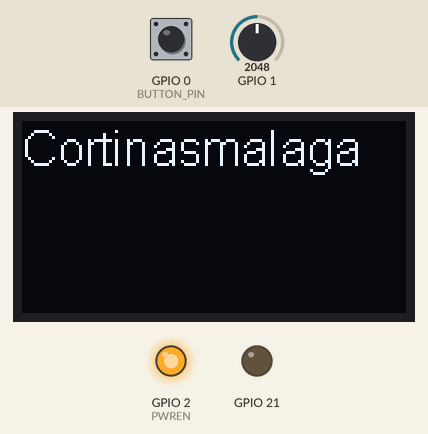
Simulated run of this sketch. Board: ESP32. Shown: 128×64 one-colour display, output pins drawn as LEDs (lit = HIGH). The inputs (shaded band) are chosen by the test bench; at power-on: GPIO 1 = 2048, GPIO 0 (BUTTON_PIN) HIGH (analog values on the 0–4095 scale).

Above: at 0.1 s.
At 4.2 s:
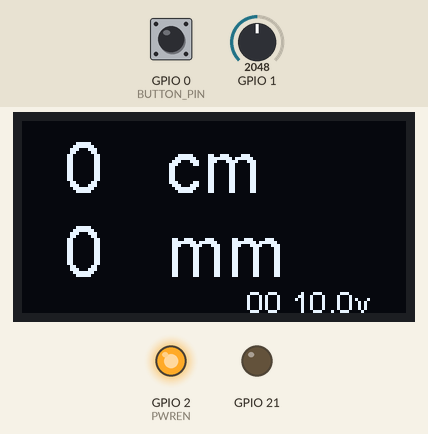
4.3 s: GPIO 1 set to 2866
At 8.1 s:
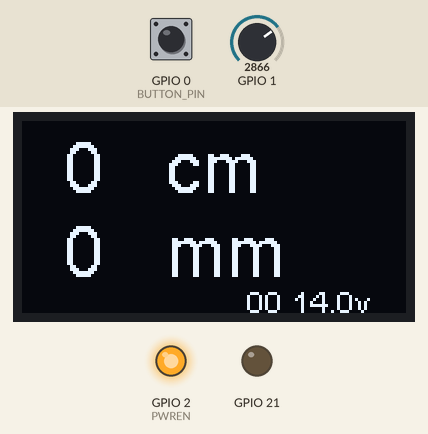
8.4 s: GPIO 1 set to 3040
11.7 s: GPIO 1 set to 2960
Timing chart, 0 to 14.7 s (numbered marks = the images above; inputs shaded):
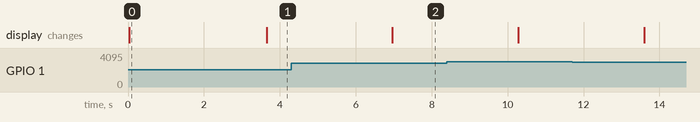

Measured:
- after the input at 4.3 s, the display: changes after 2.7 s (image 2)
- what the display in image 0 shows lasts 3.7 s, from 0.0 s to 3.7 s

The sketch:

CortinasMalagaLaser.ino
```cpp
#include <Wire.h>
#include "Arduino.h"
#include "HT_SSD1306Wire.h"
#include <stdarg.h>

#include <SoftwareSerial.h>

#define MYPORT_RX 4
#define MYPORT_TX 3

/// Using software serial because problems with
// hw serial
SoftwareSerial s;// =  SoftwareSerial(rxPin, txPin);

SSD1306Wire  display(0x3c, 500000, SDA_OLED, SCL_OLED, GEOMETRY_128_64, RST_OLED);

//19200
#define SERIAL_BAUDS_RATE 9600
#define REFRESH_INTERVAL 300
#define MAX_WAIT 3000
#define PWREN 2
#define BATPIN 37
#define SLEEP_TIMEOUT 120000
#define BUTTON_PIN 0
#define LED_PIN 35
#define RELATIVE_VALUE 0
#define VOLTAGE_DIVIDER  4.90 //((100.0 + 390.0)/100.0)

struct state_type {
  int distance_millimeters;
  bool laser_active;
  double voltage;
  bool switch_laser_on_off;
  long init_time;
  long last;
};

// Global var to hold the state
state_type state;


void message_s(int y, const char * format, ...) {
  char buff[1024];
  va_list va;
  va_start(va, format);
  vsprintf(buff, format, va);
  va_end(va);

  display.setFont(ArialMT_Plain_10);
  display.drawString(0, y, buff);
}

void message(int y, const char * msg) {
  display.setFont(ArialMT_Plain_24);
  display.drawString(0, y, msg);
}

int read_measurement() {
  byte read_buffer[13];
  byte m[13];
  int count_wait_aa = 0;
  int num_bytes_read = 0;
  int aa = 0;

  // wait to align with message init
  do {
    if (s.available() > 0) {
      aa = s.read();
      num_bytes_read ++;
    } else {
      delay(1);
    }
    count_wait_aa++;
  } while (aa != 0xAA && count_wait_aa < MAX_WAIT);

  if (aa != 0xAA) {
    return -num_bytes_read;
  }

  int available = 0;
  while (available < 12) {
    available = s.available();
  }

  int total = 0;
  while (total < 12) {
    int r = s.readBytes(read_buffer, 12 - total);
    for (int i = total; i < total + r; ++i) {
      m[i] = read_buffer[i];
    }
    total += r;
  }

  int measurement = (m[5] << 24) +
                    (m[6] << 16) +
                    (m[7] << 8) +
                     m[8];

  return measurement;
}

void vext_on(int vext) {
  pinMode(vext,OUTPUT);
  digitalWrite(vext, LOW);
}

void vext_off(int vext) {
  pinMode(vext,OUTPUT);
  digitalWrite(vext, HIGH);

}

void init_screen() {
  vext_on(Vext);
  delay(10);
  display.init();
  display.clear();
  display.setFont(ArialMT_Plain_16);
  display.setTextAlignment(TEXT_ALIGN_LEFT);
  display.drawString(0, 0, "Cortinasmalaga" );
  display.display();
  display.setFont(ArialMT_Plain_24);
}

void off_screen() {
  vext_off(Vext);
}

void init_serial() {
  s.begin(SERIAL_BAUDS_RATE, SWSERIAL_8N1, MYPORT_RX, MYPORT_TX, false);
  while (!s) {
    delay(100);
    display.drawString(0, 24, "Wait for serial");
    display.display();
  }
}

void init_laser(int pwren_pin) {
  digitalWrite(pwren_pin, HIGH);
  delay(100);
  s.write(0x55);
  delay(200);
}

void show_measurement(int distance_millimeters) {
  char str[100];
  int m = distance_millimeters / 1000;
  int cm = (distance_millimeters  % 1000) / 10;
  int mm = distance_millimeters % 10;

  if (m > 0) {
    sprintf(str, "%d m %d cm", m, cm);
  } else {
    sprintf(str, "%3d   cm", cm);
  }
  message(2, str);
  sprintf(str, "%3d   mm", mm);
  message(30, str);
}

void start_continuous_slow_measurement() {
  byte continuous_slow_distance_measure[9] = {0xAA, 0x00, 0x00, 0x20, 0x00, 0x01, 0x00, 0x05, 0x26};
  int n = s.write(continuous_slow_distance_measure, 9);
}

void start_continuous_measurement() {
  byte continuous_distance_measure[9] = {0xAA, 0x00, 0x00, 0x20, 0x00, 0x01, 0x00, 0x04, 0x25};
  int n = s.write(continuous_distance_measure, 9);
}

void stop_continous_measurement() {
  s.write(0x58);
}

void laser_off(int pin) {
  digitalWrite(pin, LOW);
}


// interrupt service routine
// REMEMBER not to add blocking stuff here
void laser_on_off_interrupt() {
    state.switch_laser_on_off = true;
}

void disable_leds() {
  digitalWrite(35, LOW);
}

void go_to_deep_sleep() {
  esp_sleep_enable_ext0_wakeup(GPIO_NUM_0, 0);
  esp_deep_sleep_start();
}

void update_state() {
  if ((millis() - state.init_time) > SLEEP_TIMEOUT || state.switch_laser_on_off) {
    state.switch_laser_on_off = false;
    // wait before going to sleep to wait for the button to be stable
    delay(100);
    go_to_deep_sleep();
  }

  int last_measurement = -1;
  last_measurement = read_measurement();
  if (last_measurement > 0) {
    state.distance_millimeters = last_measurement;
  }

  // TODO this is not working
  state.voltage = (double)analogRead(1)*VOLTAGE_DIVIDER /1000.0;
}

void setup() {
  state = {0, true, 0.0, false, millis(), millis()};
  disable_leds();
  pinMode(PWREN, OUTPUT);

  init_screen();
  init_serial();
  init_laser(PWREN);
  start_continuous_measurement();

  adcAttachPin(1);

  pinMode(BUTTON_PIN, INPUT_PULLUP);
  attachInterrupt(digitalPinToInterrupt(BUTTON_PIN),
                  laser_on_off_interrupt,
                  FALLING);

  analogReadResolution(12);
}

void loop() {
  update_state();

  if ( (millis() - state.last) > REFRESH_INTERVAL) {
    state.last = millis();
    display.clear();
    show_measurement(state.distance_millimeters - RELATIVE_VALUE);
    message_s(54, "                         %02d %.01fv",RELATIVE_VALUE, state.voltage);
    display.display();
  }
}
```
